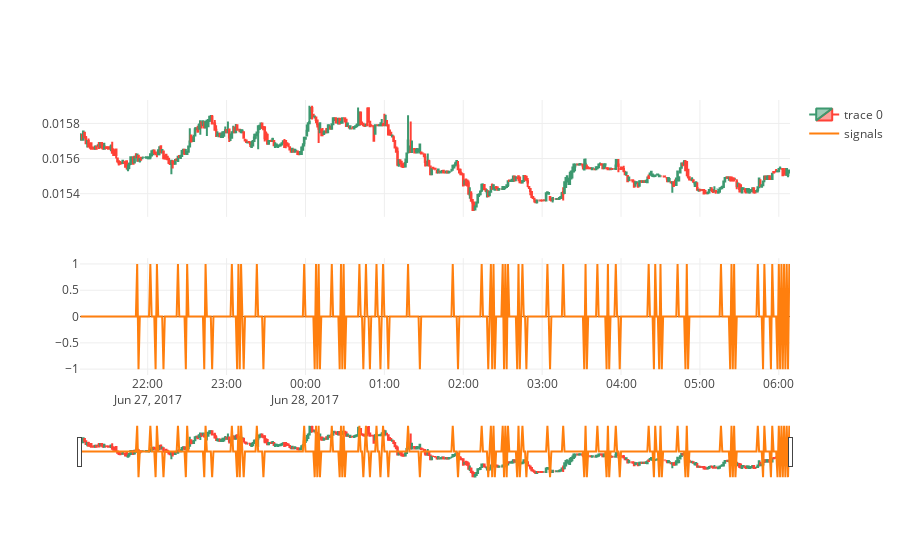

Notebook code for this chart:
### Code cell
trace = Candlestick(bars[['open', 'close', 'high', 'low']], x=bars.index)
dates = bars.index
        
fig = tools.make_subplots(rows=2, cols=1, shared_xaxes=True)
fig.append_trace(trace, 1, 1)
fig.append_trace(Scatter(x=dates, y=signals, name='signals'), 2, 1)
iplot(fig, filename='buy_sell_test')

### Figure 1 — Plotly figure (JSON) as saved in the notebook; plotly's stock layout.template omitted (floating-point values rounded to 4 significant figures; data arrays with more than 128 entries replaced by an {"elided": "..."} marker saying what was removed)
{"data": [{"close": {"elided": "540 float values"}, "high": {"elided": "540 float values"}, "low": {"elided": "540 float values"}, "open": {"elided": "540 float values"}, "type": "candlestick", "x": {"elided": "540 str values"}, "xaxis": "x1", "yaxis": "y1"}, {"name": "signals", "type": "scatter", "x": {"elided": "540 str values"}, "xaxis": "x1", "y": {"elided": "540 int values"}, "yaxis": "y2"}], "layout": {"xaxis1": {"anchor": "y2", "domain": [0, 1]}, "yaxis1": {"anchor": "free", "domain": [0.575, 1], "position": 0}, "yaxis2": {"anchor": "x1", "domain": [0, 0.425]}}}
